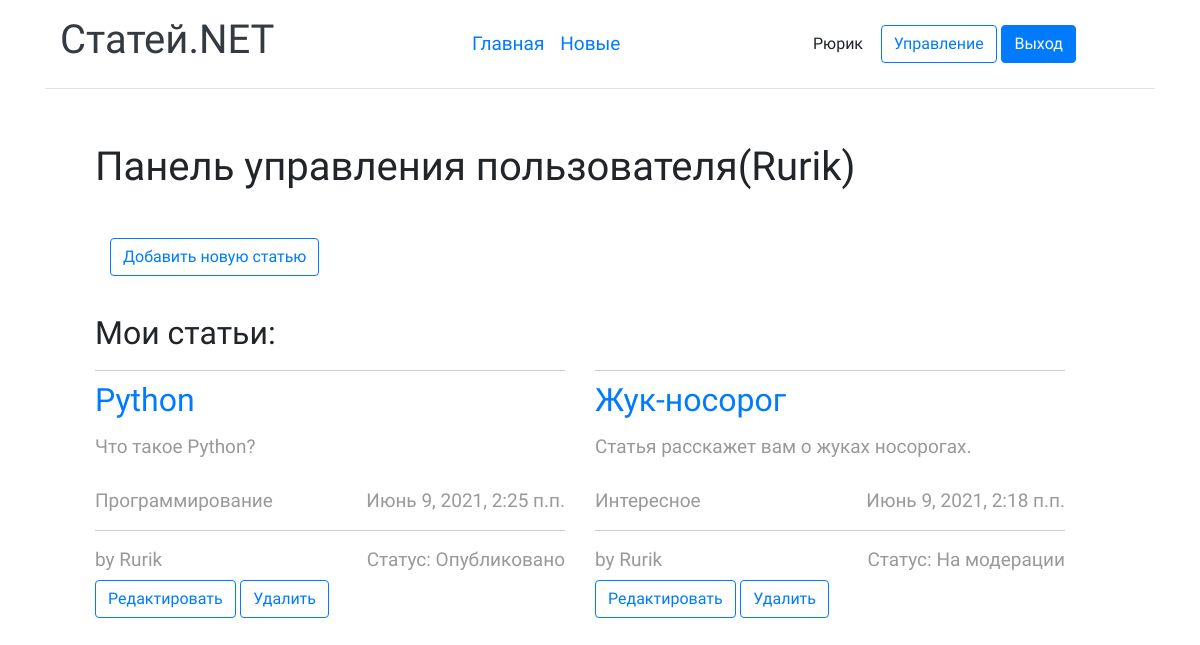
Page /userpanel/ (signed in) on the committed database.
### articles/models.py (models this page shows, shortened)
class Post(models.Model):
    id = models.AutoField(unique=True, primary_key=True)
    title = models.CharField('Заголовок статьи', max_length=64)
    author = models.ForeignKey(User, on_delete=models.CASCADE, null=True)
    announcement_post = models.CharField('Анонс статьи', max_length=255, null=True)
    text = models.TextField('Текст статьи')
    post_data = models.DateTimeField(auto_now=True)
    category = models.ForeignKey(Category, on_delete=models.CASCADE)
    status = models.ForeignKey(Status, on_delete=models.CASCADE, null=True, default=1)

class Category(models.Model):
    id = models.AutoField(unique=True, primary_key=True)
    name = models.CharField('Название котегории', max_length=64)
    def __str__(self):
        return self.name

class Status(models.Model):
    id = models.AutoField(unique=True, primary_key=True)
    name = models.CharField('Статус статьи', max_length=16)
    def __str__(self):
        return self.name

### articles/views.py (the view)
# urls.py: path('userpanel/', views.user_article_page, name='userpanel'),
def user_article_page(request):
    context = {
        'user_posts': Post.objects.filter(author=request.user).order_by('-post_data')
    }
    return render(request, "articles/userpanel.html", context)

### articles/templates/articles/userpanel.html (shortened to what this page needs)
{% extends 'base.html' %}
{% load static %}
{% block content %}
    {% if request.user.is_authenticated %}
    <h1>Панель управления пользователя({{ request.user }})</h1><br>
          <div class="col-md-3 text-end">
            <button type="button" class="btn btn-outline-primary me-2" onclick="location.href='{% url 'new_post' %}'">Добавить новую статью</button><br><br>
        </div>
        <h2>Мои статьи:</h2>
        <div class="row">
                {% for post in user_posts %}
                <article class="col-12 col-md-6 tm-post">
                    <hr class="tm-hr-primary">
                    <a href="{% url 'post' post.id %}" class="effect-lily tm-post-link tm-pt-60">
                        <h2 class="tm-pt-30 tm-color-primary tm-post-title">{{ post.title }}</h2>
                    </a>
                    <p class="tm-pt-30">
                        {{ post.announcement_post }}
                    </p>
                    <div class="d-flex justify-content-between tm-pt-45">
                        <span class="tm-color-primary">{{ post.category }}</span>
                        <span class="tm-color-primary">{{ post.post_data }}</span>
                    </div>
                    <hr>
                    <div class="d-flex justify-content-between">
                        <span>by {{ post.author }}</span>
                        <span>Статус: {{ post.status }}</span>
                    </div>
                    <button type="button" class="btn btn-outline-primary me-2" onclick="location.href='{% url 'edit' post.id %}'">Редактировать</button>
                    <button type="button" class="btn btn-outline-primary me-2" onclick="location.href='{% url 'delete' post.id %}'">Удалить</button>
                </article>
                {% endfor %}
    </div>
    {% else %}
    <p>Вы не являетесь авторизированным, авторизуйтесь.</p>
    {% endif %}
{% endblock %}

### articles/templates/base.html (shortened to what this page needs)
<!DOCTYPE html>
<html lang="ru">
<head>
    {% load static %}
    <link rel="stylesheet" href="fontawesome/css/all.min.css">
    <link href="{% static 'css/bootstrap.min.css' %}" rel="stylesheet">
    <link href="{% static 'css/mainstyle.css' %}" rel="stylesheet">
</head>
<body>
 <div class="container">
    <header class="d-flex flex-wrap align-items-center justify-content-center justify-content-md-between py-3 mb-4 border-bottom">
      <a href="/" class="d-flex align-items-center col-md-3 mb-2 mb-md-0 text-dark text-decoration-none">
        <h1>Статей.NET</h1>
      </a>
      <ul class="nav col-12 col-md-auto mb-2 justify-content-center mb-md-0">
        <li><a href="/" class="nav-link px-2 link-secondary">Главная</a></li>
        <li><a href="{% url 'newarticles' %}" class="nav-link px-2 link-dark">Новые</a></li>
      </ul>
      <div class="col-md-4 text-end">
          {% if request.user.is_authenticated %}
                <div class="btn">{{ request.user.first_name }}</div>
            {% if not request.user.is_superuser %}
                <button type="button" class="btn btn-outline-primary me-2" onclick="location.href='{% url 'userpanel' %}'">Управление</button>
            {% endif %}
          <button type="button" class="btn btn-primary" onclick="location.href='{% url 'logout' %}'">Выход</button>
          {% else %}
            <button type="button" class="btn btn-outline-primary me-2" onclick="location.href='{% url 'login' %}'">Вход</button>
            <button type="button" class="btn btn-primary" onclick="location.href='{% url 'register' %}'">Регистрация</button>
          {% endif %}
      </div>
    </header>
  </div>
<div class="container">
        <main class="tm-main">
            {% block content %}
            {% endblock %}
        </main>
</div>
</body>
</html>

### articles/static/css/mainstyle.css (style rules this page uses)
html { overflow-x: hidden; }
body { margin: 0; padding: 0; font-family: 'Source Sans Pro', sans-serif; font-size: 19px; line-height: 2em; overflow-x: hidden; }
p, span { color: #999; }
hr { border-top-color: #CCC; margin-top: 10px; margin-bottom: 10px; }
.tm-main { margin: 0px; padding: 30px 50px 30px; }
.tm-post { max-width: 500px; }
ul { margin: 0; padding: 0; }
.tm-post-link { display: block; position: relative; cursor: pointer; }
.tm-post { margin-bottom: 75px; }

### rows in the picture
Post: title "Python", announcement_post "Что такое Python?", category "Программирование", post_data "Июнь 9, 2021, 2:25 п.п.", author "Rurik", status "Опубликовано"
Post: title "Жук-носорог", announcement_post "Статья расскажет вам о жуках носорогах.", category "Интересное", post_data "Июнь 9, 2021, 2:18 п.п.", author "Rurik", status "На модерации"

### other values in the picture
{{ request.user.first_name }} "Рюрик"
{{ request.user }} "Rurik"
